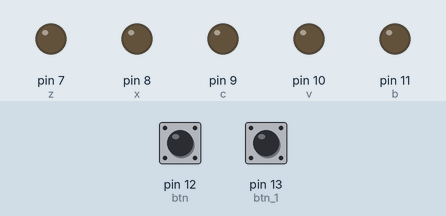
Recording of a sketch running on a simulated Arduino Uno, built with avr-gcc and run on an emulated ATmega328P. On the bench: output pins drawn as LEDs (lit = HIGH). Dashed ring = blinking. Inputs (shaded band) come from the test bench; at power-on: pin 12 (btn) HIGH, pin 13 (btn_1) HIGH.

Above: at 1.2 s.
1.3 s: pin 12 (btn) pulled LOW for 0.15 s
At 1.55 s:
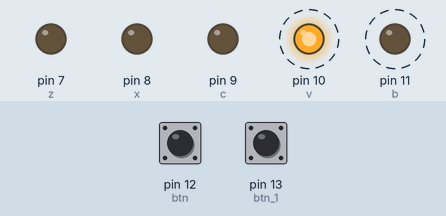
At 2.15 s:
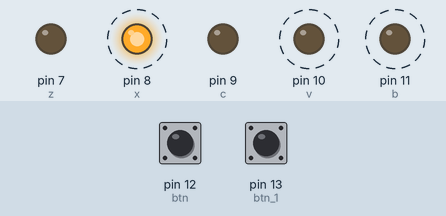
Timing chart, 0 to 9.9 s (numbered marks = the images above; inputs shaded):
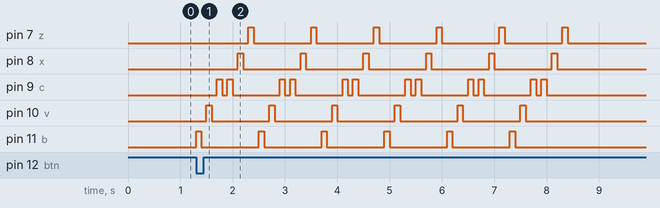

The sketch:

2C_knopki_4.ino
```cpp
int btn = 12;
int btn_1 = 13;
int z = 7;
int x = 8;
int c = 9;
int v = 10;
int b = 11;
void setup()
{
  pinMode(btn, INPUT);
  pinMode(btn_1, INPUT);
  pinMode(z, OUTPUT);
  pinMode(x, OUTPUT);
  pinMode(c, OUTPUT);
  pinMode(v, OUTPUT);
  pinMode(b, OUTPUT);
}
void loop()
{
  int btn_q;
  btn_q = digitalRead(btn);

  int btn_l;
  btn_l = digitalRead(btn_1);


  if (btn_q == LOW)
  {
    for (int i = 0; i < 6; i++)
    {
      digitalWrite(b, HIGH);
      delay(100);
      digitalWrite(b, LOW);
      delay(100);

      digitalWrite(v, HIGH);
      delay(100);
      digitalWrite(v, LOW);
      delay(100);

      digitalWrite(c, HIGH);
      delay(100);
      digitalWrite(c, LOW);
      delay(100);

      digitalWrite(c, HIGH);
      delay(100);
      digitalWrite(c, LOW);
      delay(100);

      digitalWrite(x, HIGH);
      delay(100);
      digitalWrite(x, LOW);
      delay(100);

      digitalWrite(z, HIGH);
      delay(100);
      digitalWrite(z, LOW);
      delay(100);
    }
    if (btn_l == LOW)
    {
      for (int i = 0; i < 6; i++)
      {
        digitalWrite(z, HIGH);
        delay(100);
        digitalWrite(z, LOW);
        delay(100);

        digitalWrite(x, HIGH);
        delay(100);
        digitalWrite(x, LOW);
        delay(100);

        digitalWrite(c, HIGH);
        delay(100);
        digitalWrite(c, LOW);
        delay(100);

        digitalWrite(v, HIGH);
        delay(100);
        digitalWrite(v, LOW);
        delay(100);

        digitalWrite(b, HIGH);
        delay(100);
        digitalWrite(b, LOW);
        delay(100);
      }
    }
  }
}
```

Measured:
- after the input at 1.3 s, pin 7 (z): alternates HIGH for 0.10 s and LOW for 1.1 s, starting after 1.0 s; pin 8 (x): alternates HIGH for 0.10 s and LOW for 1.1 s, 12 changes in all, then stays LOW, starting after 0.80 s
